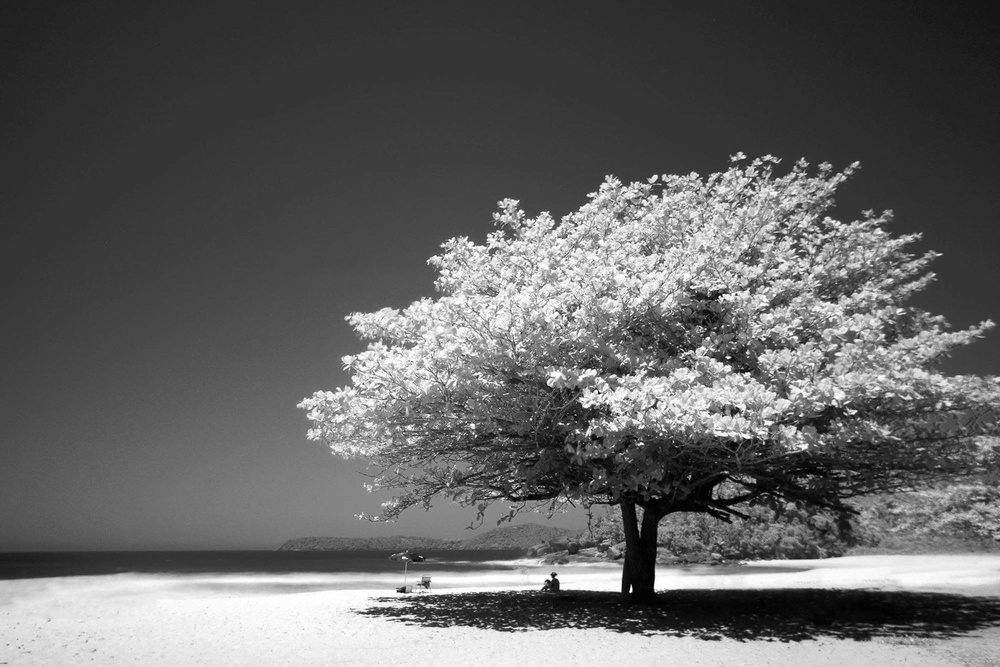
#> input picture p2/img/gris-1.jpg, 1000 x 667 px, shrunk from 2048 x 1365 before the run; the run also reads 2 pictures not shown here
$ python MM.py
#> lines starting #> are read from the running program, lines starting #| are printed output that depends on the picture
import cv2
import numpy as np

def apply_erosion(image_path):
    image = cv2.imread(image_path, cv2.IMREAD_GRAYSCALE)
    if image is None:
        raise ValueError(f"Error al leer la imagen: {image_path}")

    kernel = np.ones((7, 7), np.uint8)
    erosion = cv2.erode(image, kernel, iterations=1)
    return erosion

def apply_dilation(image_path):
    image = cv2.imread(image_path, cv2.IMREAD_GRAYSCALE)
    if image is None:
        raise ValueError(f"Error al leer la imagen: {image_path}")

    kernel = np.ones((7, 7), np.uint8)
    dilation = cv2.dilate(image, kernel, iterations=1)
    return dilation

def apply_closing(image_path):
    image = cv2.imread(image_path, cv2.IMREAD_GRAYSCALE)
    if image is None:
        raise ValueError(f"Error al leer la imagen: {image_path}")

    kernel = np.ones((8, 8), np.uint8)
    closing = cv2.morphologyEx(image, cv2.MORPH_CLOSE, kernel)
    return closing

def apply_opening(image_path):
    image = cv2.imread(image_path, cv2.IMREAD_GRAYSCALE)
    if image is None:
        raise ValueError(f"Error al leer la imagen: {image_path}")

    kernel = np.ones((10, 10), np.uint8)
    opening = cv2.morphologyEx(image, cv2.MORPH_OPEN, kernel)
    return opening

def apply_gradient(image_path):
    image = cv2.imread(image_path, cv2.IMREAD_GRAYSCALE)
    if image is None:
        raise ValueError(f"Error al leer la imagen: {image_path}")

    kernel = np.ones((5, 5), np.uint8)
    gradient = cv2.morphologyEx(image, cv2.MORPH_GRADIENT, kernel)
    return gradient

def apply_top_hat(image_path):
    image = cv2.imread(image_path, cv2.IMREAD_GRAYSCALE)
    if image is None:
        raise ValueError(f"Error al leer la imagen: {image_path}")

    kernel = np.ones((9, 9), np.uint8)
    top_hat = cv2.morphologyEx(image, cv2.MORPH_TOPHAT, kernel)
    return top_hat

def apply_bottom_hat(image_path):
    image = cv2.imread(image_path, cv2.IMREAD_GRAYSCALE)
    if image is None:
        raise ValueError(f"Error al leer la imagen: {image_path}")

    kernel = np.ones((9, 9), np.uint8)
    bottom_hat = cv2.morphologyEx(image, cv2.MORPH_BLACKHAT, kernel)
    return bottom_hat


# Lista de rutas de las imágenes y operaciones correspondientes
image_operations = [
    ('img/gris-1.jpg', apply_erosion, 'erosion'),
    ('img/gris-2.jpg', apply_dilation, 'dilation'),
    ('img/gris-3.jpg', apply_closing, 'closing'),
    ('img/gris-4.jpg', apply_opening, 'opening'),
    ('img/gris-1.jpg', apply_gradient, 'gradient'),
    ('img/gris-2.jpg', apply_top_hat, 'top_hat'),
    ('img/gris-3.jpg', apply_bottom_hat, 'bottom_hat')
]

# Aplicar las operaciones a cada imagen
for i, (path, operation, op_name) in enumerate(image_operations):
    try:
        result = operation(path)

        # Guardar el resultado
        cv2.imwrite(f'{op_name}_{i+1}.jpg', result)

        # Imprimir mensaje de éxito
        print(f'{op_name.capitalize()} applied to {path} and saved as {op_name}_{i+1}.jpg')

    except ValueError as e:
        print(e)
#> this loop made 7 passes
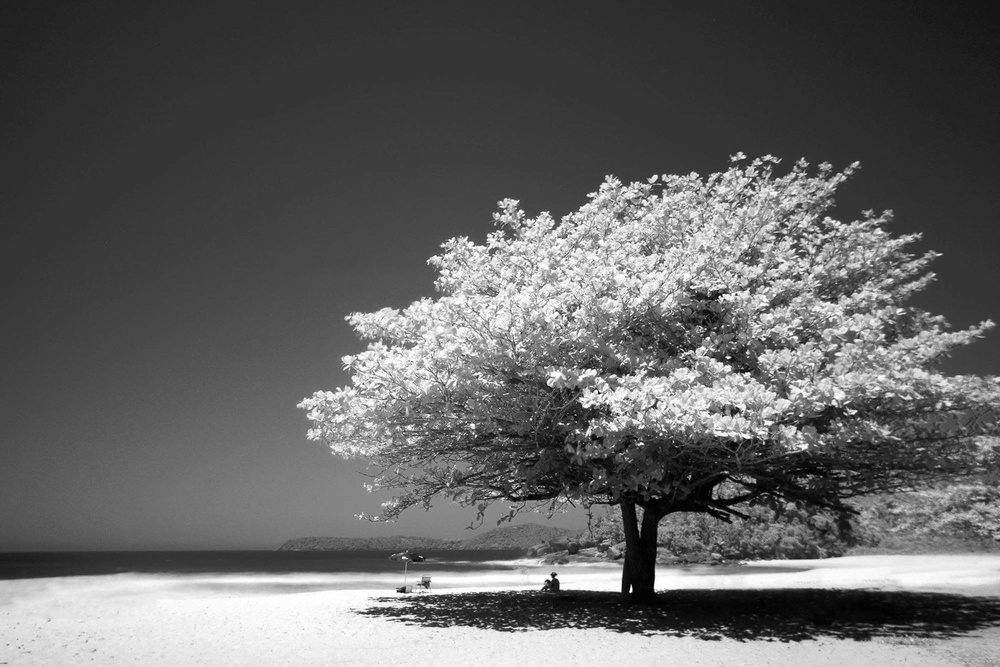
#> input picture p2/img/gris-1.jpg, 1000 x 667 px, shrunk from 2048 x 1365 before the run
#> pass 1, in apply_erosion, `erosion = cv2.erode(image, kernel, iterations=1)`:
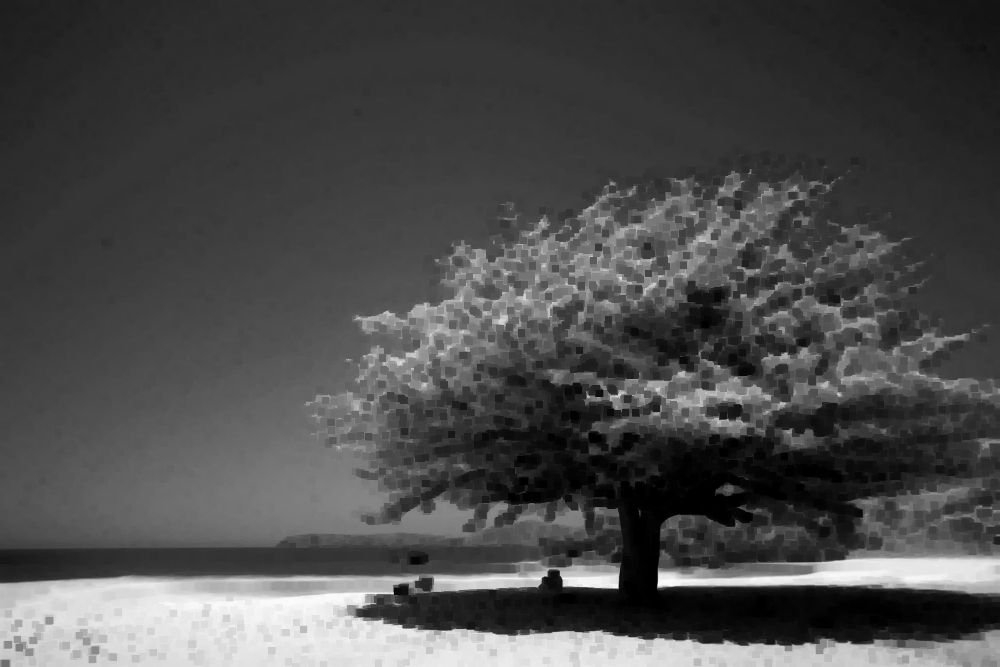
#> erosion: shape (667, 1000); min 0, max 253, mean 75.4
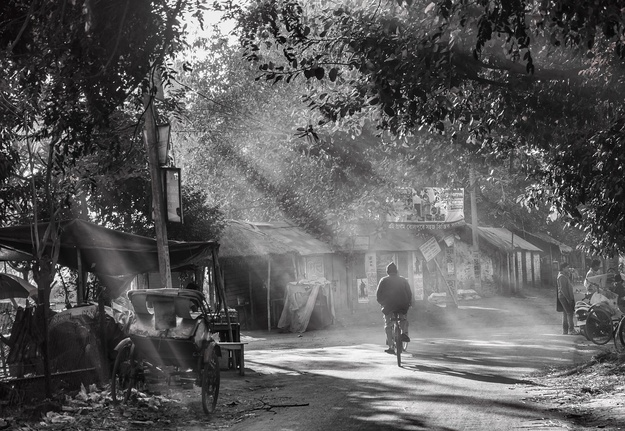
#> input picture p2/img/gris-2.jpg, 625 x 431 px, shrunk from 1280 x 883 before the run
#> pass 2, in apply_dilation, `dilation = cv2.dilate(image, kernel, iterations=1)`:
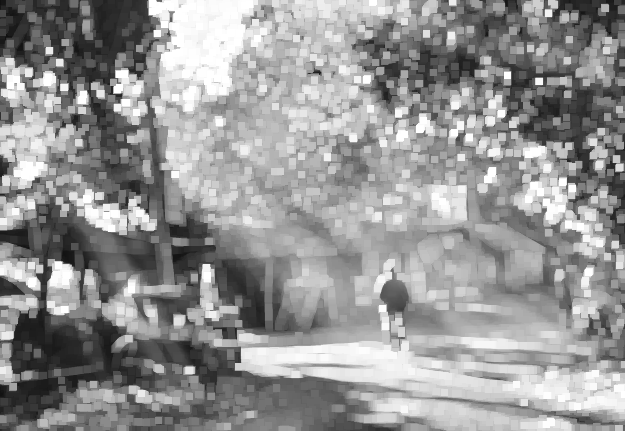
#> dilation: shape (431, 625); min 16, max 255, mean 148.3
#> pass 3, in apply_closing, `image = cv2.imread(image_path, cv2.IMREAD_GRAYSCALE)`:
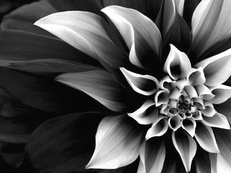
#> image: shape (173, 231); min 0, max 255, mean 80.4
